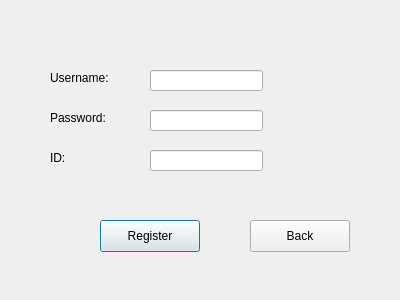
<?xml version="1.0" encoding="UTF-8"?>
<ui version="4.0">
 <class>NewUserRegistration</class>
 <widget class="QDialog" name="NewUserRegistration">
  <property name="geometry">
   <rect>
    <x>0</x>
    <y>0</y>
    <width>400</width>
    <height>300</height>
   </rect>
  </property>
  <property name="windowTitle">
   <string>Dialog</string>
  </property>
  <widget class="QLabel" name="label">
   <property name="geometry">
    <rect>
     <x>50</x>
     <y>70</y>
     <width>71</width>
     <height>16</height>
    </rect>
   </property>
   <property name="text">
    <string>Username: </string>
   </property>
  </widget>
  <widget class="QLabel" name="label_2">
   <property name="geometry">
    <rect>
     <x>50</x>
     <y>110</y>
     <width>71</width>
     <height>16</height>
    </rect>
   </property>
   <property name="text">
    <string>Password:</string>
   </property>
  </widget>
  <widget class="QLabel" name="label_3">
   <property name="geometry">
    <rect>
     <x>50</x>
     <y>150</y>
     <width>71</width>
     <height>16</height>
    </rect>
   </property>
   <property name="text">
    <string>ID:</string>
   </property>
  </widget>
  <widget class="QLineEdit" name="lineEdit_username">
   <property name="geometry">
    <rect>
     <x>150</x>
     <y>70</y>
     <width>113</width>
     <height>21</height>
    </rect>
   </property>
  </widget>
  <widget class="QLineEdit" name="lineEdit_password">
   <property name="geometry">
    <rect>
     <x>150</x>
     <y>110</y>
     <width>113</width>
     <height>21</height>
    </rect>
   </property>
  </widget>
  <widget class="QLineEdit" name="lineEdit_ID">
   <property name="geometry">
    <rect>
     <x>150</x>
     <y>150</y>
     <width>113</width>
     <height>21</height>
    </rect>
   </property>
  </widget>
  <widget class="QPushButton" name="RegisterButton">
   <property name="geometry">
    <rect>
     <x>100</x>
     <y>220</y>
     <width>100</width>
     <height>32</height>
    </rect>
   </property>
   <property name="text">
    <string>Register</string>
   </property>
  </widget>
  <widget class="QPushButton" name="BackButton">
   <property name="geometry">
    <rect>
     <x>250</x>
     <y>220</y>
     <width>100</width>
     <height>32</height>
    </rect>
   </property>
   <property name="text">
    <string>Back</string>
   </property>
  </widget>
  <widget class="QLabel" name="status">
   <property name="geometry">
    <rect>
     <x>60</x>
     <y>190</y>
     <width>58</width>
     <height>16</height>
    </rect>
   </property>
   <property name="text">
    <string/>
   </property>
  </widget>
 </widget>
 <resources/>
 <connections/>
</ui>
